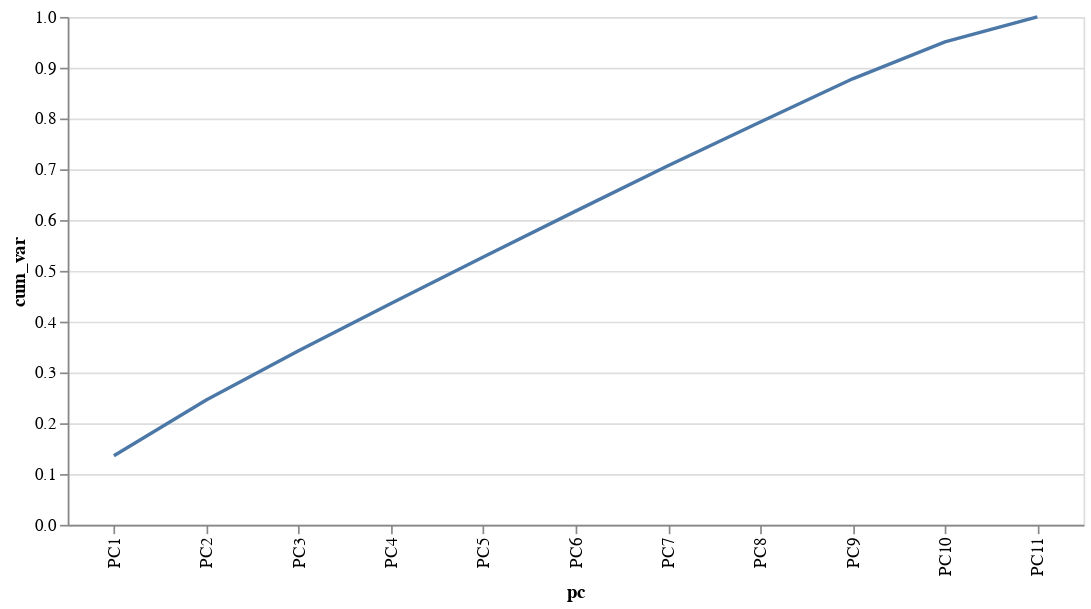

Source (notebook cell):
### Markdown cell above
#### This line chart to demonstrates the variance ratio for the principal components we just calculated

### Code cell
alt.Chart(pc_df).mark_line().transform_window(
    cum_var='sum(exp_variance)'
).encode(
    x=alt.X('pc:N', sort=list(X.columns)),
    y='cum_var:Q'
).properties(width=600)

### Figure 1 — Vega-Lite specification as saved in the notebook (floating-point values rounded to 4 significant figures)
{"config": {"view": {"continuousWidth": 300, "continuousHeight": 300}}, "data": {"name": "data-3ec1e6e25982a9282ebcfc2abbcf7166"}, "mark": {"type": "line"}, "encoding": {"x": {"field": "pc", "sort": ["gender", "zip", "city_pop", "job", "category", "amt", "month_year", "distance", "ageband", "hour", "weekday"], "type": "nominal"}, "y": {"field": "cum_var", "type": "quantitative"}}, "transform": [{"window": [{"op": "sum", "field": "exp_variance", "as": "cum_var"}]}], "width": 600, "$schema": "https://vega.github.io/schema/vega-lite/v5.8.0.json", "datasets": {"data-3ec1e6e25982a9282ebcfc2abbcf7166": [{"pc": "PC1", "exp_variance": 0.1359}, {"pc": "PC2", "exp_variance": 0.1098}, {"pc": "PC3", "exp_variance": 0.09688}, {"pc": "PC4", "exp_variance": 0.09339}, {"pc": "PC5", "exp_variance": 0.09134}, {"pc": "PC6", "exp_variance": 0.09038}, {"pc": "PC7", "exp_variance": 0.08924}, {"pc": "PC8", "exp_variance": 0.08619}, {"pc": "PC9", "exp_variance": 0.08508}, {"pc": "PC10", "exp_variance": 0.07261}, {"pc": "PC11", "exp_variance": 0.04922}]}}
